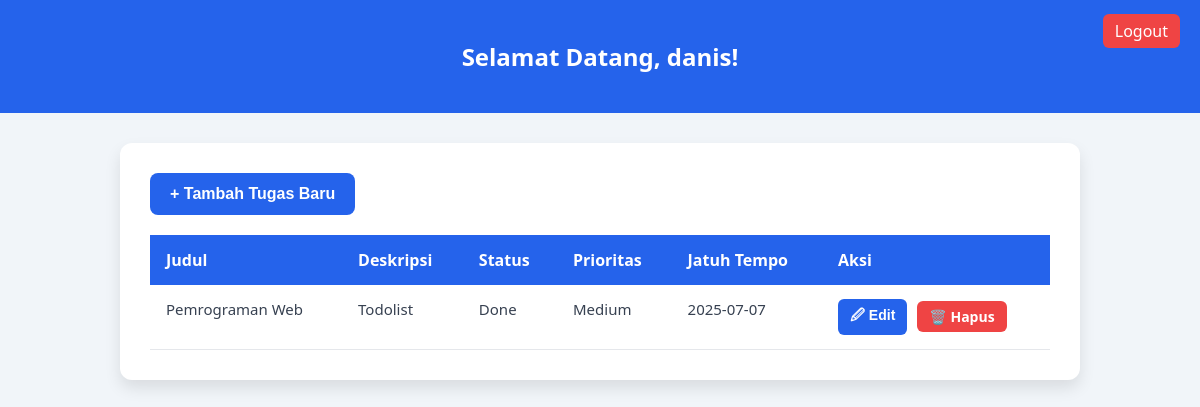
/index.php (signed in), run on the app's committed database.
### tables this page shows
CREATE TABLE `tasks` (
  `id` int(11) NOT NULL,
  `user_id` int(11) NOT NULL,
  `title` varchar(255) NOT NULL,
  `description` text DEFAULT NULL,
  `status` enum('pending','in_progress','done') DEFAULT 'pending',
  `priority` enum('low','medium','high') DEFAULT 'medium',
  `due_date` date DEFAULT NULL,
  `created_at` timestamp NOT NULL DEFAULT current_timestamp(),
  `updated_at` timestamp NOT NULL DEFAULT current_timestamp() ON UPDATE current_timestamp()
);

### index.php (the view, shortened to what this page needs)
<?php
include 'db.php';
$user_id = $_SESSION['user_id'];
$username = $_SESSION['user'];
$tasks = $conn->query("SELECT * FROM tasks WHERE user_id=$user_id ORDER BY created_at DESC");
?>
<!DOCTYPE html>
<html lang="id">
<head>
</head>
<body>
<header>
    <h2>Selamat Datang, <?= htmlspecialchars($username) ?>!</h2>
    <div class="logout"><a href="logout.php">Logout</a></div>
</header>
<div class="container">
    <button class="btn-add" id="openAddModalBtn">+ Tambah Tugas Baru</button>
    <table>
        <thead>
            <tr>
                <th>Judul</th>
                <th>Deskripsi</th>
                <th>Status</th>
                <th>Prioritas</th>
                <th>Jatuh Tempo</th>
                <th>Aksi</th>
            </tr>
        </thead>
        <tbody>
            <?php while($task = $tasks->fetch_assoc()): ?>
            <tr>
                <td><?= htmlspecialchars($task['title']) ?></td>
                <td><?= nl2br(htmlspecialchars($task['description'])) ?></td>
                <td><?= ucfirst(str_replace('_', ' ', $task['status'])) ?></td>
                <td><?= ucfirst($task['priority']) ?></td>
                <td><?= $task['due_date'] ?></td>
                <td class="actions">
                    <button class="editBtn"
                        data-id="<?= $task['id'] ?>"
                        data-title="<?= htmlspecialchars($task['title'], ENT_QUOTES) ?>"
                        data-description="<?= htmlspecialchars($task['description'], ENT_QUOTES) ?>"
                        data-status="<?= $task['status'] ?>"
                        data-priority="<?= $task['priority'] ?>"
                        data-duedate="<?= $task['due_date'] ?>"
                    >🖉 Edit</button>
                    <a class="delete-btn" href="?delete=<?= $task['id'] ?>" onclick="return confirm('Hapus tugas ini?')">🗑️ Hapus</a>
                </td>
            </tr>
            <?php endwhile; ?>
        </tbody>
    </table>
</div>
</body>
</html>

### index.php (style rules this page uses)
body { background: #f1f5f9; font-family: 'Segoe UI', sans-serif; margin: 0; padding: 0; }
header { background: #2563eb; color: white; padding: 20px; text-align: center; position: relative; }
.logout { position: absolute; right: 20px; top: 20px; }
.logout a { color: white; background: #ef4444; padding: 6px 12px; border-radius: 6px; text-decoration: none; }
.container { max-width: 900px; background: white; margin: 30px auto; padding: 30px; border-radius: 12px; box-shadow: 0 8px 16px rgba(0,0,0,0.1); }
table { width: 100%; border-collapse: collapse; font-family: 'Segoe UI', Tahoma, Geneva, Verdana, sans-serif; font-size: 15px; color: #374151; }
thead tr { background-color: #2563eb; color: white; font-weight: 700; font-size: 16px; }
th, td { padding: 14px 16px; text-align: left; vertical-align: top; }
tbody tr { border-bottom: 1px solid #e5e7eb; transition: background-color 0.3s ease; }
.actions { display: flex; align-items: center; gap: 10px; }
.actions button, .actions a { border: none; padding: 6px 12px; border-radius: 6px; font-weight: 600; cursor: pointer; text-decoration: none; color: white; font-size: 14px; }
.actions button { background: #2563eb; }
.actions a.delete-btn { background: #ef4444; }
.btn-add { background: #2563eb; color: white; padding: 12px 20px; border-radius: 8px; border: none; font-weight: bold; cursor: pointer; margin-bottom: 20px; font-size: 16px; }

### data on the page
tasks: title "Pemrograman Web", description "Todolist", status "Done", priority "Medium", due_date "2025-07-07"

### other printed values
$username "danis"
